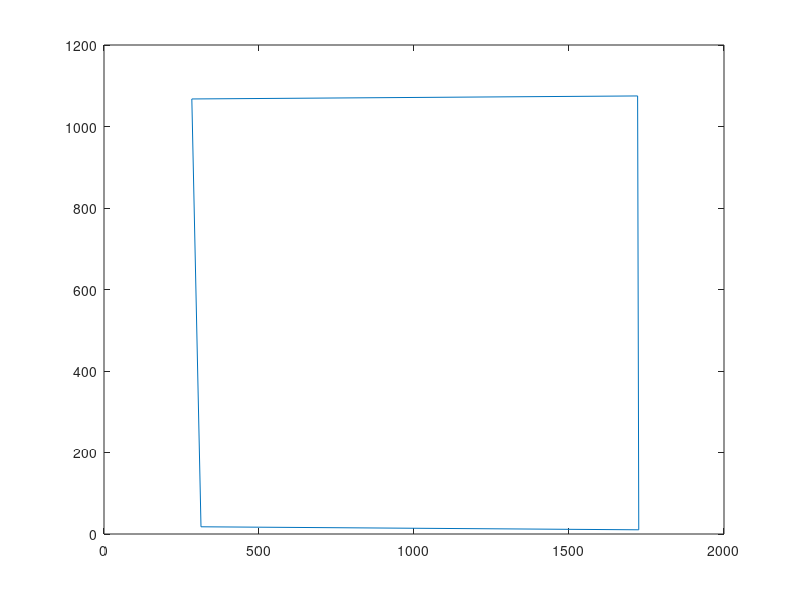

This chart was generated by the following MATLAB code:
ON=1; OFF=0;
pathname ='C:\Users\lab\Desktop\Prey Capture\Excel Data For Code\June 5\';



% if ismac
%     pathname = '/Users/crisniell/Dropbox/Prey capture/Prey_tracks/'
% end
% 
% pathname = '/Users/crisniell/Dropbox/Prey capture/Prey_tracks/'
% 

n=0;


%%%group: 1=wt blk6; 2= Dark 1st exp; 3=eyeSuture; 4=Bbgd; 5=earPlug;
% 6=EyeReopen; 7=EarUnplugged; 8=blind mice; 10=ctl Blind
%%%female=1 and male=2
box_Bounds(:,1)=[231.546931	1060.196751	1676.976534	1063.893502	238.940433 6.622744 1669.583032	14.016245];
box_Bounds(:,1)=[283.301444	1067.590253	312.875451	17.712996	1721.337545	1074.983755	1725.034296	10.319495];

box_Bounds(:,2)=[198.276173	1089.770758	1850.723827	1078.680505	194.579422 0 1861.814079 2.925993];
box_Bounds(:,3)=[283.30144 1086.074007 1832.240072 1086.074007 279.604693 0 1850.723827	0];
 figure;plot(box_Bounds([1 3 7 5 1],1),box_Bounds([2 4 8 6 2],1));% plots
%  boundry #1


%%

% approach to virtual stim

n=0;
n=n+1;
files(n).subj = '7520';
files(n).lighting = OFF;
files(n).trackpts = 'june5_ballspainted_capturexypts.csv';%specific path and file name
files(n).soundfile = '';
files(n).headbar = 0;
files(n).contrast = 100; %some vision thing
files(n).notes = '';
files(n).fps=24;
files(n).scale=18;%pixels/cm on video tracking
files(n).group=1;
files(n).sex=1; 
files(n).FrameS=1;%frame where cricket is first available
files(n).FrameEnd=3212;%frame where cricket is caught
files(n).CapTime=4.7;%capture time in seconds
files(n).FrameFlash=''; %unused, left over from earlier AV sync method
files(n).Moviefile='20170602112552.mp4';
files(n).body=0; %unused
files(n).bounds=box_Bounds(:,1);
%%


